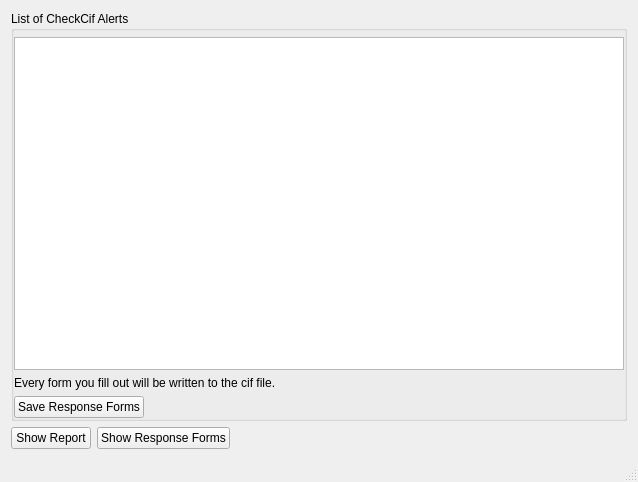
<?xml version="1.0" encoding="UTF-8"?>
<ui version="4.0">
 <class>ResponseFormsEditor</class>
 <widget class="QMainWindow" name="ResponseFormsEditor">
  <property name="geometry">
   <rect>
    <x>0</x>
    <y>0</y>
    <width>638</width>
    <height>482</height>
   </rect>
  </property>
  <property name="windowTitle">
   <string>ResponseFormsEditor</string>
  </property>
  <widget class="QWidget" name="centralWidget">
   <layout class="QVBoxLayout" name="verticalLayout">
    <item>
     <widget class="QStackedWidget" name="stackedWidget">
      <property name="currentIndex">
       <number>1</number>
      </property>
      <widget class="QWidget" name="reportPage"/>
      <widget class="QWidget" name="formsPage">
       <layout class="QVBoxLayout" name="verticalLayout_3">
        <property name="leftMargin">
         <number>0</number>
        </property>
        <property name="topMargin">
         <number>0</number>
        </property>
        <property name="rightMargin">
         <number>0</number>
        </property>
        <property name="bottomMargin">
         <number>0</number>
        </property>
        <item>
         <widget class="QGroupBox" name="groupBox">
          <property name="title">
           <string>List of CheckCif Alerts</string>
          </property>
          <property name="checkable">
           <bool>false</bool>
          </property>
          <layout class="QVBoxLayout" name="verticalLayout_2">
           <property name="leftMargin">
            <number>0</number>
           </property>
           <property name="topMargin">
            <number>0</number>
           </property>
           <property name="rightMargin">
            <number>0</number>
           </property>
           <property name="bottomMargin">
            <number>0</number>
           </property>
           <item>
            <widget class="QFrame" name="helpFrame">
             <property name="frameShape">
              <enum>QFrame::NoFrame</enum>
             </property>
             <property name="frameShadow">
              <enum>QFrame::Raised</enum>
             </property>
             <layout class="QHBoxLayout" name="horizontalLayout_2">
              <property name="leftMargin">
               <number>6</number>
              </property>
              <property name="topMargin">
               <number>0</number>
              </property>
              <property name="bottomMargin">
               <number>0</number>
              </property>
             </layout>
            </widget>
           </item>
           <item>
            <widget class="QListWidget" name="responseFormsListWidget">
             <property name="sizeAdjustPolicy">
              <enum>QAbstractScrollArea::AdjustToContents</enum>
             </property>
             <property name="autoScroll">
              <bool>false</bool>
             </property>
             <property name="editTriggers">
              <set>QAbstractItemView::NoEditTriggers</set>
             </property>
             <property name="showDropIndicator" stdset="0">
              <bool>false</bool>
             </property>
             <property name="selectionMode">
              <enum>QAbstractItemView::NoSelection</enum>
             </property>
            </widget>
           </item>
           <item>
            <widget class="QLabel" name="label">
             <property name="text">
              <string>Every form you fill out will be written to the cif file.</string>
             </property>
            </widget>
           </item>
           <item>
            <widget class="QFrame" name="ButtonFrame">
             <property name="frameShape">
              <enum>QFrame::NoFrame</enum>
             </property>
             <property name="frameShadow">
              <enum>QFrame::Raised</enum>
             </property>
             <property name="lineWidth">
              <number>0</number>
             </property>
             <layout class="QHBoxLayout" name="horizontalLayout_3">
              <property name="leftMargin">
               <number>0</number>
              </property>
              <property name="topMargin">
               <number>0</number>
              </property>
              <property name="rightMargin">
               <number>0</number>
              </property>
              <property name="bottomMargin">
               <number>0</number>
              </property>
              <item>
               <widget class="QPushButton" name="SavePushButton">
                <property name="text">
                 <string>Save Response Forms</string>
                </property>
               </widget>
              </item>
              <item>
               <spacer name="horizontalSpacer_2">
                <property name="orientation">
                 <enum>Qt::Horizontal</enum>
                </property>
                <property name="sizeHint" stdset="0">
                 <size>
                  <width>40</width>
                  <height>20</height>
                 </size>
                </property>
               </spacer>
              </item>
             </layout>
            </widget>
           </item>
          </layout>
         </widget>
        </item>
       </layout>
      </widget>
     </widget>
    </item>
    <item>
     <widget class="QFrame" name="frame">
      <property name="frameShape">
       <enum>QFrame::NoFrame</enum>
      </property>
      <layout class="QHBoxLayout" name="horizontalLayout">
       <property name="leftMargin">
        <number>0</number>
       </property>
       <property name="topMargin">
        <number>0</number>
       </property>
       <property name="rightMargin">
        <number>0</number>
       </property>
       <property name="bottomMargin">
        <number>0</number>
       </property>
       <item>
        <widget class="QPushButton" name="show_report_Button">
         <property name="text">
          <string>Show Report</string>
         </property>
        </widget>
       </item>
       <item>
        <widget class="QPushButton" name="show_Forms_Button">
         <property name="text">
          <string>Show Response Forms</string>
         </property>
        </widget>
       </item>
       <item>
        <spacer name="horizontalSpacer">
         <property name="orientation">
          <enum>Qt::Horizontal</enum>
         </property>
         <property name="sizeHint" stdset="0">
          <size>
           <width>40</width>
           <height>20</height>
          </size>
         </property>
        </spacer>
       </item>
      </layout>
     </widget>
    </item>
   </layout>
  </widget>
  <widget class="QStatusBar" name="statusBar"/>
 </widget>
 <layoutdefault spacing="6" margin="11"/>
 <resources/>
 <connections/>
</ui>
